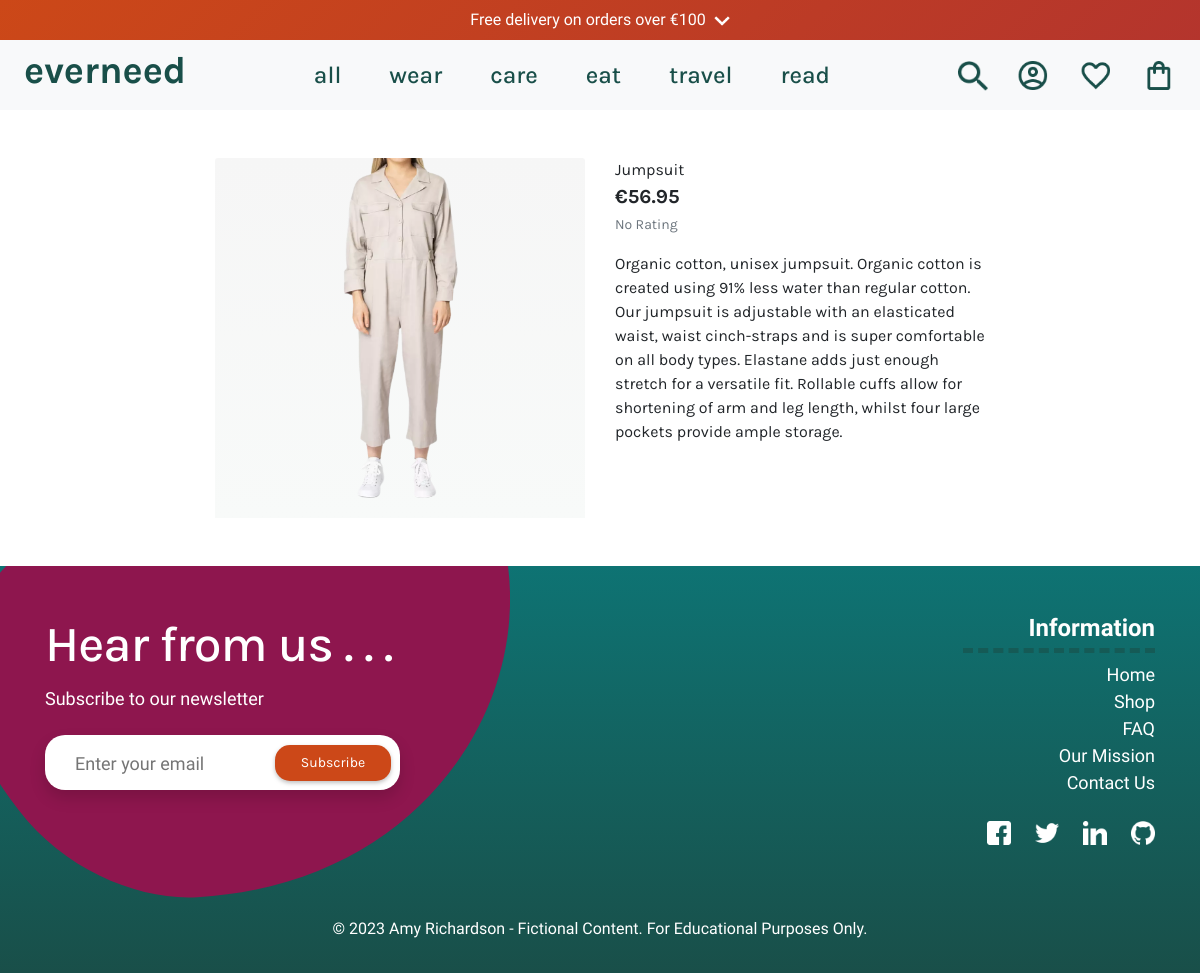
/products/1, run on the app's committed database.
### products/models.py (models this page shows, shortened)
class Product(models.Model):
    category = models.ForeignKey(
        'Category', null=True, blank=True, on_delete=models.SET_NULL)
    sku = models.CharField(
        max_length=254, null=True, blank=True)
    name = models.CharField(max_length=254)
    description = models.TextField(max_length=1024, default='')
    price = models.DecimalField(max_digits=6, decimal_places=2)
    sale_price = models.DecimalField(
        max_digits=6, decimal_places=2, null=True, blank=True)
    discount = models.DecimalField(
        max_digits=6, decimal_places=2, null=True, blank=True)
    shoe_size = models.CharField(max_length=10, choices=[
        ('32-34', '32-34'),
        ('35-36', '35-36'),
        ('38-40', '38-40'),
        ('41-43', '41-43'),
        ('44-46', '44-46'),
    ], blank=True)
    clothes_size = models.CharField(max_length=2, choices=[
        ('XS', 'XS'),
        ('S', 'S'),
        ('M', 'M'),
        ('L', 'L'),
        ('XL', 'XL'),
    ], blank=True)
    carbon_fp = models.DecimalField(
        max_digits=6, decimal_places=2, blank=True, null=True)
    carbon_saved = models.DecimalField(
        max_digits=6, decimal_places=2, blank=True, null=True)
    rating = models.DecimalField(max_digits=6, decimal_places=2, null=True,
                                 blank=True)
    image_url = models.URLField(
        max_length=1024, null=True, blank=True)
    image = models.ImageField(null=True, blank=True)
    feature_product = models.BooleanField(default=False, blank=True)
    is_sale = models.BooleanField(default=False)

### products/views.py (the view)
# urls.py: path('<product_id>', views.product_detail, name='product_detail'),
def product_detail(request, product_id):
    product = get_object_or_404(Product, pk=product_id)
    context = {
        'product': product,
    }
    return render(request, 'products/product_detail.html', context)

### products/templates/products/product_detail.html (shortened to what this page needs)
{% extends 'base.html' %}
{% load static %}
{% block content %}
<div class="container-fluid">
    <div class="row">
        <div class="col-12 col-md-6 col-lg-4 offset-lg-2">
            <div class="image-container my-5">
                {% if product.image %}
                <a href="{{ product.image.url }}" target="_blank">
                    <img class="card-img-top img-fluid product-image" src="{{ product.image.url }}" alt="{{ product.name }}">
                </a>
                {% else %}
                <a href="">
                    <img class="card-img-top img-fluid product-image" src="{{ MEDIA_URL }}noimage.png" alt="{{ product.name }}">
                </a>
                {% endif %}
            </div>
        </div>
        <div class="col-12 col-md-6 col-lg-4">
            <div class="product-details-container mb-5 mt-md-5">
                <p class="mb-0">{{ product.name }}</p>
                <p class="lead mb-0 text-left font-weight-bold">€{{ product.price }}</p>
                {% if product.rating %}
                <small class="text-muted"><i class="fas fa-star mr-1"></i>{{ product.rating }} / 5</small>
                {% else %}
                <small class="text-muted">No Rating</small>
                {% endif %}
                <p class="mt-3">{{ product.description }}</p>
            </div>
        </div>
    </div>
</div>
{% endblock %}

### static/css/base.css (style rules this page uses)
:root { --title: 'Karla', sans-serif; --main-font: 'Inconsolata', monospace; --forest: #194f49; --yellow: #ffc824; --bluegreen: #0e7373; --purple: #8E164E; --gold: #CC4818; --white: #fff; --black: #0d0d0d; }
body { display: flex; flex-direction: column; overflow: auto; font-family: var(--title); }
a { text-decoration: none !important; }
.product-image { width: 100%; height: 360px; object-fit: contain; background: linear-gradient(to bottom, #f6f6f6, #f8faf9); }

### data on the page
Product: image (picture), name "Jumpsuit", price "56.95", description "Organic cotton, unisex jumpsuit. Organic cotton is created using 91% less water than regular cotton. Our jumpsuit is adjustable with an elasticated waist, waist cinch-straps and is super comfortable on all body types. Elastane adds just enough stretch for a versatile fit. Rollable cuffs allow for shortening of arm and leg length, whilst four large pockets provide ample storage."
